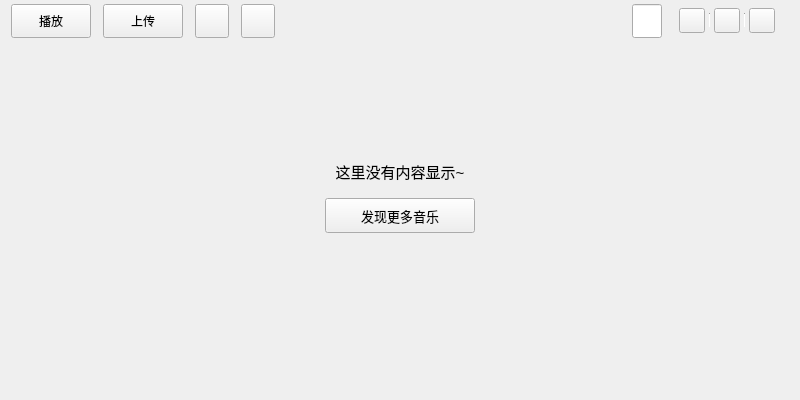
<?xml version="1.0" encoding="UTF-8"?>
<ui version="4.0">
 <class>UploadedSong</class>
 <widget class="QWidget" name="UploadedSong">
  <property name="geometry">
   <rect>
    <x>0</x>
    <y>0</y>
    <width>800</width>
    <height>400</height>
   </rect>
  </property>
  <property name="windowTitle">
   <string>UploadedSong</string>
  </property>
  <layout class="QVBoxLayout" name="verticalLayout_2">
   <property name="topMargin">
    <number>4</number>
   </property>
   <item>
    <widget class="QWidget" name="cloud_operation_widget" native="true">
     <layout class="QHBoxLayout" name="horizontalLayout">
      <property name="spacing">
       <number>12</number>
      </property>
      <property name="leftMargin">
       <number>0</number>
      </property>
      <property name="topMargin">
       <number>0</number>
      </property>
      <item>
       <widget class="QToolButton" name="cloud_play_toolButton">
        <property name="minimumSize">
         <size>
          <width>80</width>
          <height>34</height>
         </size>
        </property>
        <property name="maximumSize">
         <size>
          <width>80</width>
          <height>34</height>
         </size>
        </property>
        <property name="text">
         <string>播放</string>
        </property>
        <property name="toolButtonStyle">
         <enum>Qt::ToolButtonTextBesideIcon</enum>
        </property>
       </widget>
      </item>
      <item>
       <widget class="QToolButton" name="cloud_upload_toolButton">
        <property name="minimumSize">
         <size>
          <width>80</width>
          <height>34</height>
         </size>
        </property>
        <property name="maximumSize">
         <size>
          <width>80</width>
          <height>34</height>
         </size>
        </property>
        <property name="cursor">
         <cursorShape>PointingHandCursor</cursorShape>
        </property>
        <property name="text">
         <string>上传</string>
        </property>
        <property name="toolButtonStyle">
         <enum>Qt::ToolButtonTextBesideIcon</enum>
        </property>
       </widget>
      </item>
      <item>
       <widget class="QToolButton" name="cloud_download_toolButton">
        <property name="minimumSize">
         <size>
          <width>34</width>
          <height>34</height>
         </size>
        </property>
        <property name="maximumSize">
         <size>
          <width>34</width>
          <height>34</height>
         </size>
        </property>
        <property name="text">
         <string/>
        </property>
       </widget>
      </item>
      <item>
       <widget class="QToolButton" name="cloud_delete_toolButton">
        <property name="minimumSize">
         <size>
          <width>34</width>
          <height>34</height>
         </size>
        </property>
        <property name="maximumSize">
         <size>
          <width>34</width>
          <height>34</height>
         </size>
        </property>
        <property name="text">
         <string/>
        </property>
       </widget>
      </item>
      <item>
       <spacer name="horizontalSpacer">
        <property name="orientation">
         <enum>Qt::Horizontal</enum>
        </property>
        <property name="sizeHint" stdset="0">
         <size>
          <width>362</width>
          <height>20</height>
         </size>
        </property>
       </spacer>
      </item>
      <item>
       <widget class="MySearchLineEdit" name="search_lineEdit">
        <property name="sizePolicy">
         <sizepolicy hsizetype="Fixed" vsizetype="Preferred">
          <horstretch>0</horstretch>
          <verstretch>0</verstretch>
         </sizepolicy>
        </property>
        <property name="minimumSize">
         <size>
          <width>30</width>
          <height>0</height>
         </size>
        </property>
        <property name="maximumSize">
         <size>
          <width>30</width>
          <height>16777215</height>
         </size>
        </property>
        <property name="placeholderText">
         <string/>
        </property>
       </widget>
      </item>
      <item>
       <widget class="QWidget" name="small_widget" native="true">
        <layout class="QHBoxLayout" name="horizontalLayout_14">
         <property name="spacing">
          <number>4</number>
         </property>
         <property name="leftMargin">
          <number>5</number>
         </property>
         <property name="topMargin">
          <number>2</number>
         </property>
         <property name="rightMargin">
          <number>5</number>
         </property>
         <property name="bottomMargin">
          <number>2</number>
         </property>
         <item>
          <widget class="QToolButton" name="cloud_share_toolButton">
           <property name="cursor">
            <cursorShape>PointingHandCursor</cursorShape>
           </property>
           <property name="toolTip">
            <string/>
           </property>
           <property name="text">
            <string/>
           </property>
           <property name="iconSize">
            <size>
             <width>18</width>
             <height>18</height>
            </size>
           </property>
          </widget>
         </item>
         <item>
          <widget class="Line" name="line_2">
           <property name="sizePolicy">
            <sizepolicy hsizetype="Fixed" vsizetype="Fixed">
             <horstretch>0</horstretch>
             <verstretch>0</verstretch>
            </sizepolicy>
           </property>
           <property name="minimumSize">
            <size>
             <width>1</width>
             <height>15</height>
            </size>
           </property>
           <property name="maximumSize">
            <size>
             <width>1</width>
             <height>16777215</height>
            </size>
           </property>
           <property name="font">
            <font>
             <family>宋体</family>
            </font>
           </property>
           <property name="lineWidth">
            <number>1</number>
           </property>
           <property name="orientation">
            <enum>Qt::Vertical</enum>
           </property>
          </widget>
         </item>
         <item>
          <widget class="QToolButton" name="cloud_sort_toolButton">
           <property name="cursor">
            <cursorShape>PointingHandCursor</cursorShape>
           </property>
           <property name="toolTip">
            <string/>
           </property>
           <property name="text">
            <string/>
           </property>
           <property name="iconSize">
            <size>
             <width>18</width>
             <height>18</height>
            </size>
           </property>
           <property name="checkable">
            <bool>false</bool>
           </property>
          </widget>
         </item>
         <item>
          <widget class="Line" name="line_3">
           <property name="sizePolicy">
            <sizepolicy hsizetype="Fixed" vsizetype="Fixed">
             <horstretch>0</horstretch>
             <verstretch>0</verstretch>
            </sizepolicy>
           </property>
           <property name="minimumSize">
            <size>
             <width>1</width>
             <height>15</height>
            </size>
           </property>
           <property name="maximumSize">
            <size>
             <width>1</width>
             <height>16777215</height>
            </size>
           </property>
           <property name="font">
            <font>
             <family>宋体</family>
            </font>
           </property>
           <property name="orientation">
            <enum>Qt::Vertical</enum>
           </property>
          </widget>
         </item>
         <item>
          <widget class="QToolButton" name="cloud_batch_toolButton">
           <property name="cursor">
            <cursorShape>PointingHandCursor</cursorShape>
           </property>
           <property name="toolTip">
            <string/>
           </property>
           <property name="text">
            <string/>
           </property>
           <property name="iconSize">
            <size>
             <width>18</width>
             <height>18</height>
            </size>
           </property>
          </widget>
         </item>
        </layout>
       </widget>
      </item>
     </layout>
    </widget>
   </item>
   <item>
    <widget class="QWidget" name="widget_3" native="true">
     <layout class="QVBoxLayout" name="verticalLayout" stretch="2,1,3">
      <item>
       <spacer name="verticalSpacer_2">
        <property name="orientation">
         <enum>Qt::Vertical</enum>
        </property>
        <property name="sizeHint" stdset="0">
         <size>
          <width>20</width>
          <height>40</height>
         </size>
        </property>
       </spacer>
      </item>
      <item>
       <layout class="QGridLayout" name="gridLayout">
        <property name="verticalSpacing">
         <number>15</number>
        </property>
        <item row="0" column="0">
         <spacer name="horizontalSpacer_8">
          <property name="orientation">
           <enum>Qt::Horizontal</enum>
          </property>
          <property name="sizeHint" stdset="0">
           <size>
            <width>40</width>
            <height>20</height>
           </size>
          </property>
         </spacer>
        </item>
        <item row="0" column="1">
         <widget class="QLabel" name="prompt_label">
          <property name="font">
           <font>
            <pointsize>11</pointsize>
           </font>
          </property>
          <property name="text">
           <string>这里没有内容显示~</string>
          </property>
          <property name="scaledContents">
           <bool>false</bool>
          </property>
          <property name="alignment">
           <set>Qt::AlignBottom|Qt::AlignHCenter</set>
          </property>
         </widget>
        </item>
        <item row="0" column="2">
         <spacer name="horizontalSpacer_9">
          <property name="orientation">
           <enum>Qt::Horizontal</enum>
          </property>
          <property name="sizeHint" stdset="0">
           <size>
            <width>40</width>
            <height>20</height>
           </size>
          </property>
         </spacer>
        </item>
        <item row="1" column="0">
         <spacer name="horizontalSpacer_11">
          <property name="orientation">
           <enum>Qt::Horizontal</enum>
          </property>
          <property name="sizeHint" stdset="0">
           <size>
            <width>40</width>
            <height>20</height>
           </size>
          </property>
         </spacer>
        </item>
        <item row="1" column="1">
         <widget class="QPushButton" name="search_pushButton">
          <property name="minimumSize">
           <size>
            <width>150</width>
            <height>35</height>
           </size>
          </property>
          <property name="maximumSize">
           <size>
            <width>150</width>
            <height>35</height>
           </size>
          </property>
          <property name="font">
           <font>
            <pointsize>10</pointsize>
           </font>
          </property>
          <property name="cursor">
           <cursorShape>PointingHandCursor</cursorShape>
          </property>
          <property name="text">
           <string>发现更多音乐</string>
          </property>
         </widget>
        </item>
        <item row="1" column="2">
         <spacer name="horizontalSpacer_10">
          <property name="orientation">
           <enum>Qt::Horizontal</enum>
          </property>
          <property name="sizeHint" stdset="0">
           <size>
            <width>40</width>
            <height>20</height>
           </size>
          </property>
         </spacer>
        </item>
       </layout>
      </item>
      <item>
       <spacer name="verticalSpacer">
        <property name="orientation">
         <enum>Qt::Vertical</enum>
        </property>
        <property name="sizeHint" stdset="0">
         <size>
          <width>20</width>
          <height>40</height>
         </size>
        </property>
       </spacer>
      </item>
     </layout>
    </widget>
   </item>
  </layout>
 </widget>
 <customwidgets>
  <customwidget>
   <class>MySearchLineEdit</class>
   <extends>QLineEdit</extends>
   <header>MySearchLineEdit.h</header>
  </customwidget>
 </customwidgets>
 <resources/>
 <connections/>
</ui>
